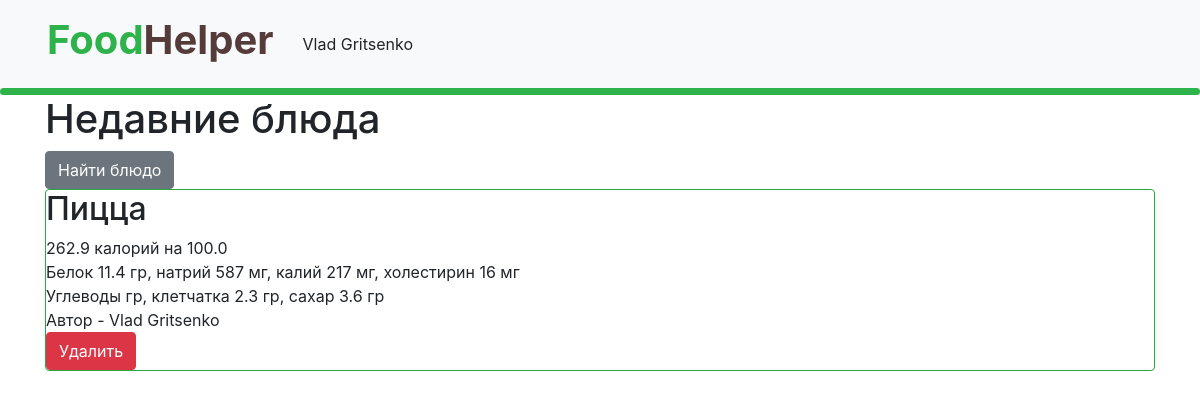
Page / (signed in) on the earlier database version.
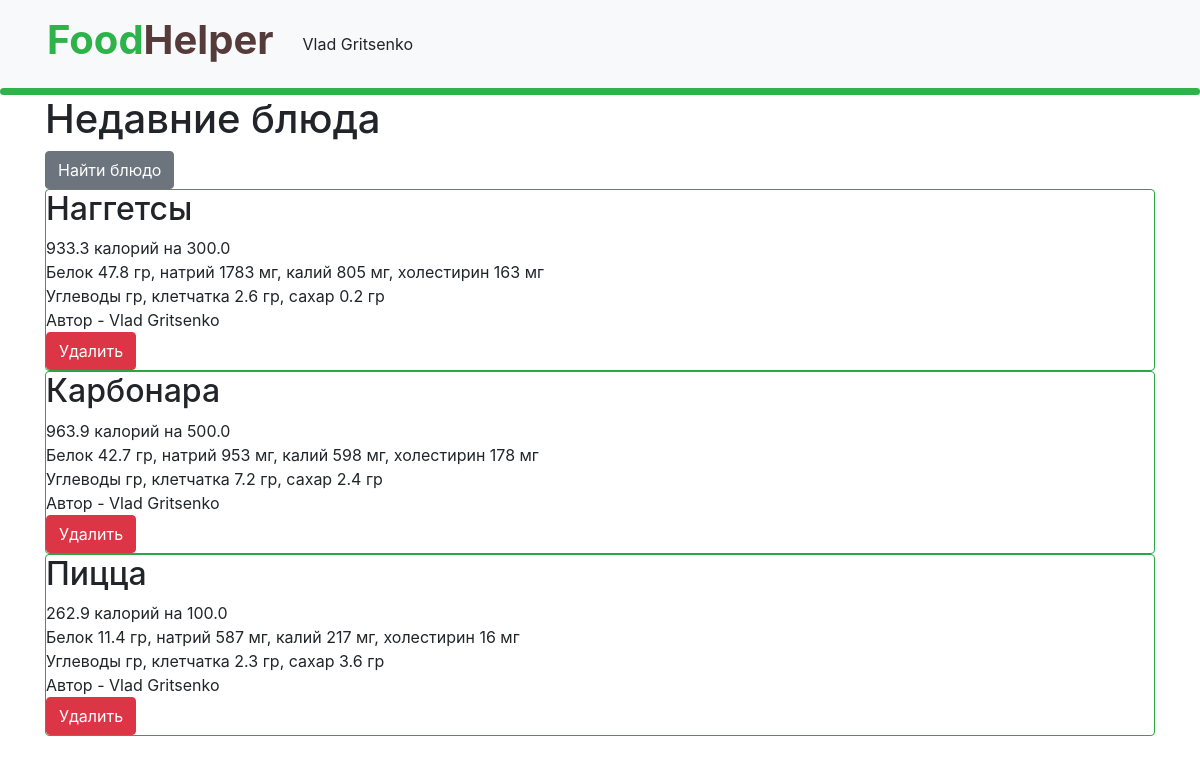
Same page on the later database version.
### data/users.py (models this page shows, shortened)
class User(SqlAlchemyBase, UserMixin):
    __tablename__ = 'users'
    id = sqlalchemy.Column(sqlalchemy.Integer, primary_key=True, autoincrement=True)
    name = sqlalchemy.Column(sqlalchemy.String, nullable=True)
    about = sqlalchemy.Column(sqlalchemy.String, nullable=True)
    email = sqlalchemy.Column(sqlalchemy.String, index=True, unique=True, nullable=True)
    hashed_password = sqlalchemy.Column(sqlalchemy.String, nullable=True)
    created_date = sqlalchemy.Column(sqlalchemy.DateTime, default=datetime.datetime.now)
    news = orm.relationship("Dishes", back_populates='user')

### data/dishes.py (models this page shows)
class Dishes(SqlAlchemyBase):
    __tablename__ = 'dishes'
    id = sqlalchemy.Column(sqlalchemy.Integer,
                           primary_key=True, autoincrement=True)
    title = sqlalchemy.Column(sqlalchemy.String, nullable=True)
    calories = sqlalchemy.Column(sqlalchemy.String, nullable=True)
    size = sqlalchemy.Column(sqlalchemy.String, nullable=True)
    protein = sqlalchemy.Column(sqlalchemy.String, nullable=True)
    sodium = sqlalchemy.Column(sqlalchemy.String, nullable=True)
    potassium = sqlalchemy.Column(sqlalchemy.String, nullable=True)
    cholesterol = sqlalchemy.Column(sqlalchemy.String, nullable=True)
    carbohydrates_total = sqlalchemy.Column(sqlalchemy.String, nullable=True)
    fiber = sqlalchemy.Column(sqlalchemy.String, nullable=True)
    sugar = sqlalchemy.Column(sqlalchemy.String, nullable=True)
    is_private = sqlalchemy.Column(sqlalchemy.Boolean, default=True)
    user_id = sqlalchemy.Column(sqlalchemy.Integer,
                                sqlalchemy.ForeignKey("users.id"))
    user = orm.relationship('User')

### main.py (the view)
@application.route("/")
def index():
    db_sess = db_session.create_session()
    news = db_sess.query(Dishes).order_by(-Dishes.id).filter(Dishes.is_private != True)
    if current_user.is_authenticated:
        news = db_sess.query(Dishes).order_by(-Dishes.id).filter(
            (Dishes.user == current_user) | (Dishes.is_private != True))
    else:
        news = db_sess.query(Dishes).order_by(-Dishes.id).filter(Dishes.is_private != True)
    return render_template("index.html", news=news)

### data/db_session.py (called while the page is built)
def create_session() -> Session:
    global __factory
    return __factory()

### main.py (called while the page is built)
@login_manager.user_loader
def load_user(user_id):
    db_sess = db_session.create_session()
    return db_sess.query(User).get(user_id)

### templates/index.html
{% extends "base.html" %}
{% block content %}
<h1>Недавние блюда</h1>
    <a href="search_dish" class="btn btn-secondary">Найти блюдо</a>
{% for item in news%}
<div class="col-md6 border rounded border-success">
    <h2>{{item.title.capitalize() }}</h2>
    <div>
        {{ item.calories }}  калорий на  {{ item.size }}
    </div>
     <div>
        Белок {{ item.protein }} гр, натрий {{ item.sodium }} мг, калий {{ item.potassium }} мг, холестирин
        {{ item.cholesterol }} мг
    </div>
    <div>
        Углеводы {{ item.carbohydrates }} гр, клетчатка {{item.fiber}} гр, сахар {{item.sugar}} гр
    </div>
    {% if current_user.is_authenticated and current_user == item.user %}
    <div>
        Автор - {{item.user.name}}
    </div>
    <div>
        <a href="/news_delete/{{ item.id }}" class="btn btn-danger">
            Удалить
        </a>
    </div>
{% endif %}
</div>
{% endfor %}
{% endblock %}

### templates/base.html (shortened to what this page needs)
<!doctype html>
<html lang="en">
<head>
    <link rel="stylesheet"
          href="https://stackpath.bootstrapcdn.com/bootstrap/4.4.1/css/bootstrap.min.css"
>
    <link rel= "stylesheet" type= "text/css" href= "{{ url_for('static',filename='styles/base.css') }}">
</head>
<body>
<header>
    <nav class="navbar navbar-expand-lg navbar-light bg-light">
        <div class="container-fluid">
        <nav class="navbar navbar-light bg-light">
            <a href="/" style="text-decoration: none;"><h1 class="logo-title"><b>Food<span style="color: rgb(86, 59, 59);">Helper</span></b></h1></a>
    </nav>
        {% if current_user.is_authenticated %}
         <div class="collapse navbar-collapse" id="navbarNavLightDropdown">
      <ul class="navbar-nav">
        <li class="nav-item dropdown">
          <button class="btn btn-light dropdown-toggle-end" data-bs-toggle="dropdown" aria-expanded="false">
            {{ current_user.name }}
          </button>
        </li>
      </ul>
    </div>
  </div>
</nav>
    <div class ='line'></div>
{% else %}
    <p>
        <a class="btn btn-primary " href="/register">Зарегистрироваться</a>
        <a class="btn btn-success" href="/login">Войти</a>
    </p>
{% endif %}
</header>
<main role="main" class="container">
    {% block content %}{% endblock %}
</main>
</body>
</html>

### static/styles/base.css (style rules this page uses)
.logo-title { color:#2db34a; }
.line { background: #2db34a; border-radius: 50px; height: 7px; width: 100%; }

Differences in the rows shown:
added Dishes: title "Наггетсы", calories "933.3", size "300.0", protein "47.8", sodium "1783", potassium "805", cholesterol "163", fiber "2.6", sugar "0.2", user.name "Vlad Gritsenko"
added Dishes: title "Карбонара", calories "963.9", size "500.0", protein "42.7", sodium "953", potassium "598", cholesterol "178", fiber "7.2", sugar "2.4", user.name "Vlad Gritsenko"
